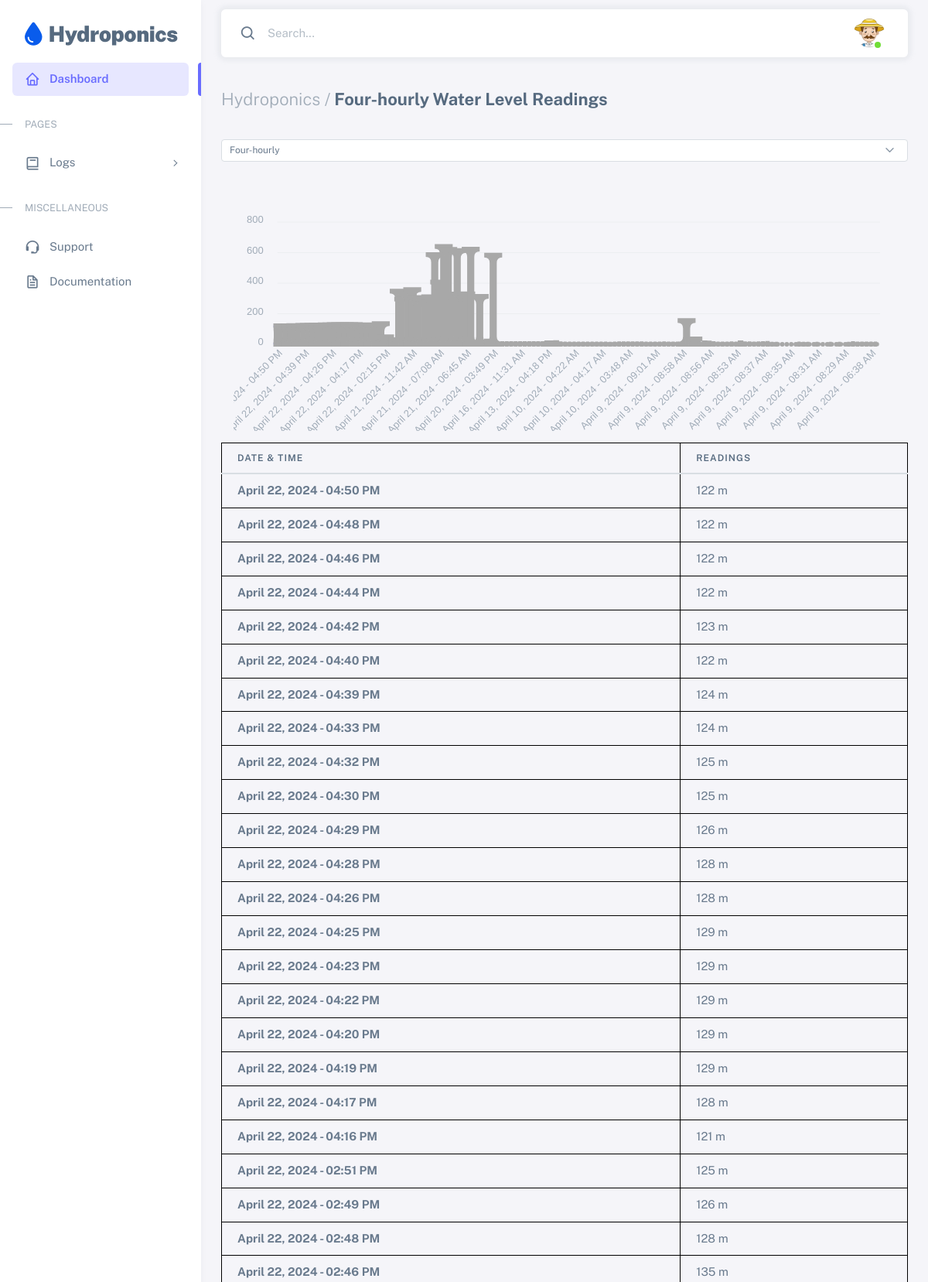
The app's page /php/waterlevel.php (upper part) with its own data.
### tables this page shows
CREATE TABLE `waterlevel` (
  `level_id` int(11) NOT NULL,
  `sensor_name` varchar(12) NOT NULL DEFAULT 'waterlevel',
  `level_cdate` datetime NOT NULL DEFAULT current_timestamp(),
  `level_readings` int(11) NOT NULL,
  `status` int(11) NOT NULL DEFAULT 0
);

### chartdata.php (called while the page is built, shortened)
<?php
$conn = new mysqli("localhost", "root", "", "hydro");
$query = "SELECT * FROM temperature ORDER BY temp_cdate DESC";
$result = mysqli_query($conn, $query);
while ($row = mysqli_fetch_assoc($result)) {
    $temperaturedate[] = date("F j, Y - h:i A", strtotime($row['temp_cdate']));
}
?>

### includes/chartdata.php (called while the page is built, shortened)
<?php
    $lchartquery = "SELECT * FROM waterlevel ORDER BY level_cdate DESC";
    $lchartresult = mysqli_query($conn, $lchartquery);
    while ($row = mysqli_fetch_assoc($lchartresult)) {
        $data_lchart[] = $row;
    }
?>

### php/waterlevel.php (the view, shortened to what this page needs)
<?php include "../chartdata.php"; ?>
<?php include "../average.php"; ?>
<?php include "../includes/chartdata.php"; ?>
<!DOCTYPE html>
<html
  lang="en"
  class="light-style layout-menu-fixed"
  dir="ltr"
  data-theme="theme-default"
  data-assets-path="../assets/"
  data-template="vertical-menu-template-free"
>
  <head>
    <link rel="stylesheet" href="../assets/vendor/fonts/boxicons.css" />
    <link rel="stylesheet" href="../assets/vendor/css/core.css" class="template-customizer-core-css" />
    <link rel="stylesheet" href="../assets/vendor/css/theme-default.css" class="template-customizer-theme-css" />
    <link rel="stylesheet" href="../assets/css/demo.css" />
    <link rel="stylesheet" href="../assets/vendor/libs/perfect-scrollbar/perfect-scrollbar.css" />
    <link rel="stylesheet" href="https://cdnjs.cloudflare.com/ajax/libs/font-awesome/6.3.0/css/all.min.css">
    <link rel="stylesheet" href="https://cdn.datatables.net/1.13.7/css/jquery.dataTables.min.css">
  </head>
  <body>
    <div class="layout-wrapper layout-content-navbar">
      <div class="layout-container">
        <aside id="layout-menu" class="layout-menu menu-vertical menu bg-menu-theme">
          <div class="app-brand demo">
            <a href="ph.php" class="app-brand-link">
                <i class="fa-solid fa-droplet fa-bounce fa-2xl" style="color: #095cec;"></i>  <span class="app-brand-text demo menu-text fw-bolder ms-2">
                <span style="text-transform: uppercase;">H</span>ydroponics</span>
            </a>
          </div>
          <ul class="menu-inner py-1">
            <li class="menu-item active">
              <a href="ph.php" class="menu-link">
                <i class="menu-icon tf-icons bx bx-home"></i>
                <div data-i18n="Analytics">Dashboard</div>
              </a>
            </li>
            <li class="menu-header small text-uppercase">
              <span class="menu-header-text">Pages</span>
            </li>
            <li class="menu-item">
              <a href="javascript:void(0);" class="menu-link menu-toggle">
                <i class="menu-icon tf-icons bx bx-book"></i>
                <div data-i18n="Account Settings">Logs</div>
              </a>
            </li>
            <li class="menu-header small text-uppercase"><span class="menu-header-text">Miscellaneous</span></li>
            <li class="menu-item">
              <a
                href="github page here static"
                target="_blank"
                class="menu-link"
              >
                <i class="menu-icon tf-icons bx bx-support"></i>
                <div data-i18n="Support">Support</div>
              </a>
            </li>
            <li class="menu-item">
              <a
                href="github page here static"
                target="_blank"
                class="menu-link"
              >
                <i class="menu-icon tf-icons bx bx-file"></i>
                <div data-i18n="Documentation">Documentation</div>
              </a>
            </li>
          </ul>
        </aside>
        <div class="layout-page">
          <nav
            class="layout-navbar container-xxl navbar navbar-expand-xl navbar-detached align-items-center bg-navbar-theme"
            id="layout-navbar"
          >
            <div class="navbar-nav-right d-flex align-items-center" id="navbar-collapse">
              <div class="navbar-nav align-items-center">
                <div class="nav-item d-flex align-items-center">
                  <i class="bx bx-search fs-4 lh-0"></i>
                  <input
                    type="text"
                    class="form-control border-0 shadow-none"
                    placeholder="Search..."
                    aria-label="Search..."
                  />
                </div>
              </div>
              <ul class="navbar-nav flex-row align-items-center ms-auto">
                <li class="nav-item navbar-dropdown dropdown-user dropdown">
                  <a class="nav-link dropdown-toggle hide-arrow" href="javascript:void(0);" data-bs-toggle="dropdown">
                    <div class="avatar avatar-online">
                      <img src="../assets/img/avatars/9.png" alt class="w-px-40 h-auto rounded-circle" />
                    </div>
                  </a>
                </li>
              </ul>
            </div>
          </nav>
          <div class="content-wrapper">
            <div class="container-xxl flex-grow-1 container-p-y">
              <h4 class="fw-bold py-3 mb-4"><span class="text-muted fw-light">Hydroponics /</span> Four-hourly Water Level Readings</h4>
              <select id="monthDropdown" class="form-select form-select-sm mb-5" >
                              <option value="Day">Four-hourly</option>
              </select>
              <div id="chartContainer" class="px-2">
                  <div id="totalRevenueChart2" class="px-2"></div>
              </div>
              <div class="table-responsive text-nowrap">
                <table id="datatables" class="table card-table">
                  <thead>
                    <tr>
                      <th>Date & Time</th>
                      <th>Readings</th>
                    </tr>
                  </thead>
                  <tbody class="table-border-bottom-0">
                    <?php
                    foreach ($temperaturedate as $index => $date) {
                        echo '<tr>';
                        echo '<td><i class="text-danger"></i> <strong>' . $date . '</strong></td>';
                        if (isset($data_lchart[$index])) {
                          echo '<td>' . $data_lchart[$index]['level_readings'] . ' m'.'</td>';
                        } else {
                          echo '<td>N/A</td>';
                        }
                        echo '</tr>';
                    }
                    ?>
                  </tbody>
                </table>
              </div>
          </div>
        </div>
      </div>
    </div>
  </body>
</html>

### assets/css/demo.css (style rules this page uses)
.menu .app-brand.demo { height: 64px; margin-top: 12px; }
.app-brand-text.demo { font-size: 1.75rem; letter-spacing: -0.5px; text-transform: lowercase; }
table { width: 100%; border-collapse: collapse; }
table, th, td { border: 1px solid black; }
th, td { padding: 8px; text-align: left; }

### records on screen
waterlevel: date "April 22, 2024 - 04:50 PM", level_readings "122"
waterlevel: date "April 22, 2024 - 04:48 PM", level_readings "122"
waterlevel: date "April 22, 2024 - 04:46 PM", level_readings "122"
waterlevel: date "April 22, 2024 - 04:44 PM", level_readings "122"
waterlevel: date "April 22, 2024 - 04:42 PM", level_readings "123"
waterlevel: date "April 22, 2024 - 04:40 PM", level_readings "122"
waterlevel: date "April 22, 2024 - 04:39 PM", level_readings "124"
waterlevel: date "April 22, 2024 - 04:33 PM", level_readings "124"
waterlevel: date "April 22, 2024 - 04:32 PM", level_readings "125"
waterlevel: date "April 22, 2024 - 04:30 PM", level_readings "125"
waterlevel: date "April 22, 2024 - 04:29 PM", level_readings "126"
waterlevel: date "April 22, 2024 - 04:28 PM", level_readings "128"
waterlevel: date "April 22, 2024 - 04:26 PM", level_readings "128"
waterlevel: date "April 22, 2024 - 04:25 PM", level_readings "129"
waterlevel: date "April 22, 2024 - 04:23 PM", level_readings "129"
waterlevel: date "April 22, 2024 - 04:22 PM", level_readings "129"
waterlevel: date "April 22, 2024 - 04:20 PM", level_readings "129"
waterlevel: date "April 22, 2024 - 04:19 PM", level_readings "129"
waterlevel: date "April 22, 2024 - 04:17 PM", level_readings "128"
waterlevel: date "April 22, 2024 - 04:16 PM", level_readings "121"
waterlevel: date "April 22, 2024 - 02:51 PM", level_readings "125"
waterlevel: date "April 22, 2024 - 02:49 PM", level_readings "126"
waterlevel: date "April 22, 2024 - 02:48 PM", level_readings "128"
waterlevel: date "April 22, 2024 - 02:46 PM", level_readings "135"
